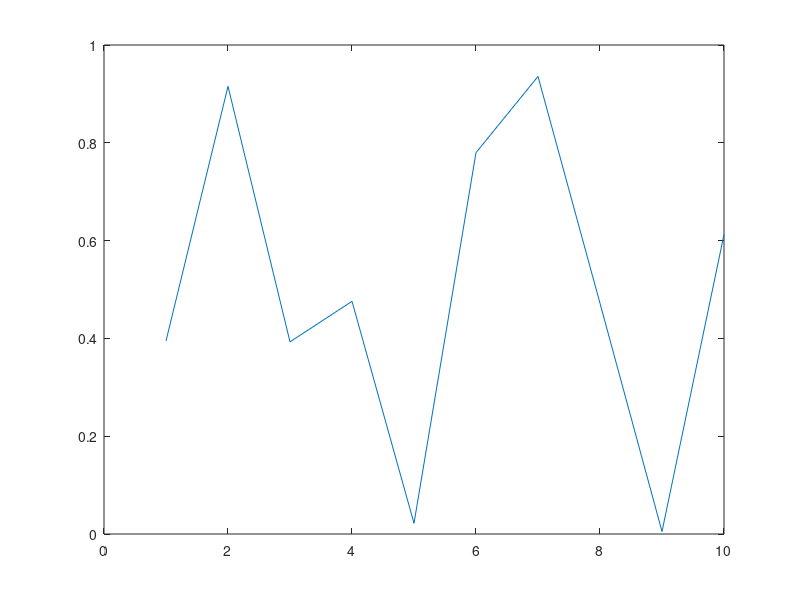

Write the MATLAB code that produced this figure. (Note: this script raises an error after producing the figure.)
function demo
% Allow a line to have its own 'ButtonDownFcn' callback.
hLine = plot(rand(1,10));
set(hLine,'ButtonDownFcn','disp(''This executes'')');
set(hLine,'Tag','DoNotIgnore');
h = pan;
set(h,'ButtonDownFilter',@mycallback);
set(h,'Enable','on');
% mouse click on the line
%
function [flag] = mycallback(obj,event_obj)
% If the tag of the object is 'DoNotIgnore', then return true.
objTag = get(obj,'Tag');
if strcmpi(objTag,'DoNotIgnore')
   flag = true;
else
   flag = false;
end